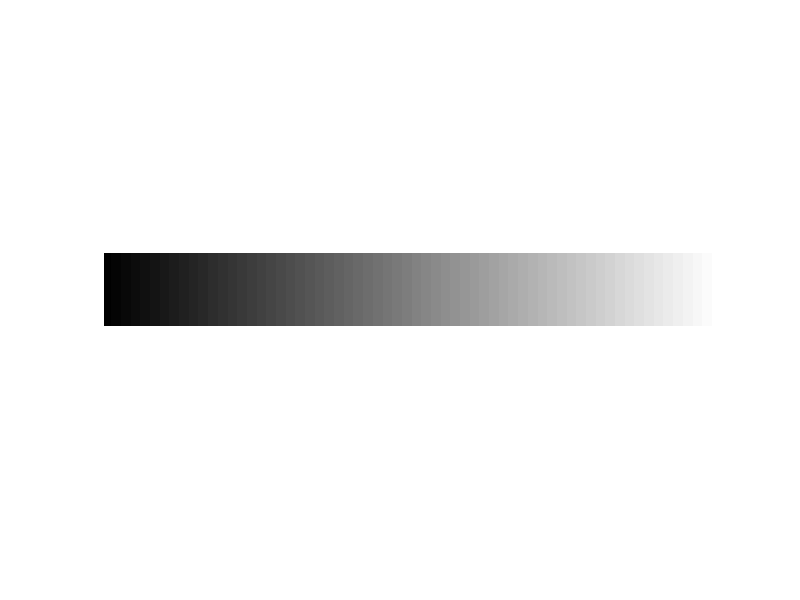

MATLAB code to generate this figure:
clear all
close all
tic
img = uint8(zeros(30,256));

%img(:,1) = 255;
%img(:,2) = 50;
%img(:,3) = 300;
figure('Name', 'image')

  for j = 1:size(img,2)

    img(:,j) += (j);
  endfor


imshow(img)
toc
